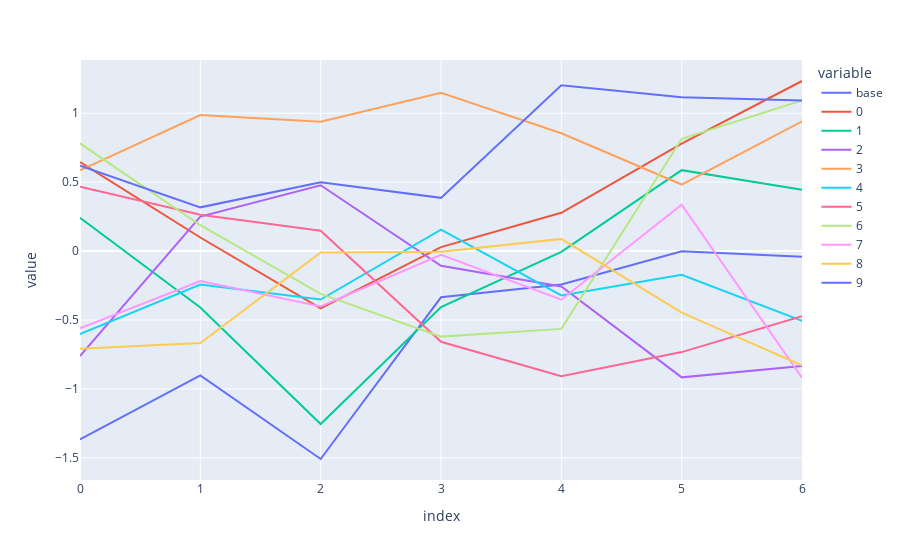

Here is the notebook cell this chart was saved with:
### Code cell
weekly_effects = gen_effects(n_periods=7, num_objs=num_objs, window=3)

px.line(weekly_effects)

### Figure 1 — Plotly figure (JSON) as saved in the notebook; plotly's stock layout.template omitted (floating-point values rounded to 4 significant figures)
{"data": [{"hovertemplate": "variable=base<br>index=%{x}<br>value=%{y}<extra></extra>", "legendgroup": "base", "line": {"color": "#636efa", "dash": "solid"}, "marker": {"symbol": "circle"}, "mode": "lines", "name": "base", "orientation": "v", "showlegend": true, "type": "scatter", "x": [0, 1, 2, 3, 4, 5, 6], "xaxis": "x", "y": [-1.366, -0.9017, -1.508, -0.3354, -0.2423, -0.001535, -0.04035], "yaxis": "y"}, {"hovertemplate": "variable=0<br>index=%{x}<br>value=%{y}<extra></extra>", "legendgroup": "0", "line": {"color": "#EF553B", "dash": "solid"}, "marker": {"symbol": "circle"}, "mode": "lines", "name": "0", "orientation": "v", "showlegend": true, "type": "scatter", "x": [0, 1, 2, 3, 4, 5, 6], "xaxis": "x", "y": [0.6452, 0.0984, -0.4153, 0.02886, 0.2775, 0.7797, 1.234], "yaxis": "y"}, {"hovertemplate": "variable=1<br>index=%{x}<br>value=%{y}<extra></extra>", "legendgroup": "1", "line": {"color": "#00cc96", "dash": "solid"}, "marker": {"symbol": "circle"}, "mode": "lines", "name": "1", "orientation": "v", "showlegend": true, "type": "scatter", "x": [0, 1, 2, 3, 4, 5, 6], "xaxis": "x", "y": [0.241, -0.409, -1.255, -0.4065, -0.005568, 0.5871, 0.4454], "yaxis": "y"}, {"hovertemplate": "variable=2<br>index=%{x}<br>value=%{y}<extra></extra>", "legendgroup": "2", "line": {"color": "#ab63fa", "dash": "solid"}, "marker": {"symbol": "circle"}, "mode": "lines", "name": "2", "orientation": "v", "showlegend": true, "type": "scatter", "x": [0, 1, 2, 3, 4, 5, 6], "xaxis": "x", "y": [-0.7612, 0.2501, 0.4775, -0.1068, -0.2563, -0.9162, -0.8346], "yaxis": "y"}, {"hovertemplate": "variable=3<br>index=%{x}<br>value=%{y}<extra></extra>", "legendgroup": "3", "line": {"color": "#FFA15A", "dash": "solid"}, "marker": {"symbol": "circle"}, "mode": "lines", "name": "3", "orientation": "v", "showlegend": true, "type": "scatter", "x": [0, 1, 2, 3, 4, 5, 6], "xaxis": "x", "y": [0.5855, 0.9866, 0.938, 1.148, 0.8548, 0.4828, 0.9406], "yaxis": "y"}, {"hovertemplate": "variable=4<br>index=%{x}<br>value=%{y}<extra></extra>", "legendgroup": "4", "line": {"color": "#19d3f3", "dash": "solid"}, "marker": {"symbol": "circle"}, "mode": "lines", "name": "4", "orientation": "v", "showlegend": true, "type": "scatter", "x": [0, 1, 2, 3, 4, 5, 6], "xaxis": "x", "y": [-0.602, -0.2425, -0.3516, 0.1551, -0.3215, -0.1721, -0.5054], "yaxis": "y"}, {"hovertemplate": "variable=5<br>index=%{x}<br>value=%{y}<extra></extra>", "legendgroup": "5", "line": {"color": "#FF6692", "dash": "solid"}, "marker": {"symbol": "circle"}, "mode": "lines", "name": "5", "orientation": "v", "showlegend": true, "type": "scatter", "x": [0, 1, 2, 3, 4, 5, 6], "xaxis": "x", "y": [0.4663, 0.2641, 0.147, -0.6583, -0.9081, -0.7327, -0.4725], "yaxis": "y"}, {"hovertemplate": "variable=6<br>index=%{x}<br>value=%{y}<extra></extra>", "legendgroup": "6", "line": {"color": "#B6E880", "dash": "solid"}, "marker": {"symbol": "circle"}, "mode": "lines", "name": "6", "orientation": "v", "showlegend": true, "type": "scatter", "x": [0, 1, 2, 3, 4, 5, 6], "xaxis": "x", "y": [0.7809, 0.1876, -0.3109, -0.6205, -0.5644, 0.8142, 1.092], "yaxis": "y"}, {"hovertemplate": "variable=7<br>index=%{x}<br>value=%{y}<extra></extra>", "legendgroup": "7", "line": {"color": "#FF97FF", "dash": "solid"}, "marker": {"symbol": "circle"}, "mode": "lines", "name": "7", "orientation": "v", "showlegend": true, "type": "scatter", "x": [0, 1, 2, 3, 4, 5, 6], "xaxis": "x", "y": [-0.5596, -0.2181, -0.4022, -0.02668, -0.3526, 0.3362, -0.9182], "yaxis": "y"}, {"hovertemplate": "variable=8<br>index=%{x}<br>value=%{y}<extra></extra>", "legendgroup": "8", "line": {"color": "#FECB52", "dash": "solid"}, "marker": {"symbol": "circle"}, "mode": "lines", "name": "8", "orientation": "v", "showlegend": true, "type": "scatter", "x": [0, 1, 2, 3, 4, 5, 6], "xaxis": "x", "y": [-0.7091, -0.6677, -0.01004, -0.004911, 0.0883, -0.4467, -0.8287], "yaxis": "y"}, {"hovertemplate": "variable=9<br>index=%{x}<br>value=%{y}<extra></extra>", "legendgroup": "9", "line": {"color": "#636efa", "dash": "solid"}, "marker": {"symbol": "circle"}, "mode": "lines", "name": "9", "orientation": "v", "showlegend": true, "type": "scatter", "x": [0, 1, 2, 3, 4, 5, 6], "xaxis": "x", "y": [0.6196, 0.3173, 0.4993, 0.3861, 1.202, 1.116, 1.092], "yaxis": "y"}], "layout": {"legend": {"title": {"text": "variable"}, "tracegroupgap": 0}, "margin": {"t": 60}, "xaxis": {"anchor": "y", "domain": [0, 1], "title": {"text": "index"}}, "yaxis": {"anchor": "x", "domain": [0, 1], "title": {"text": "value"}}}}
